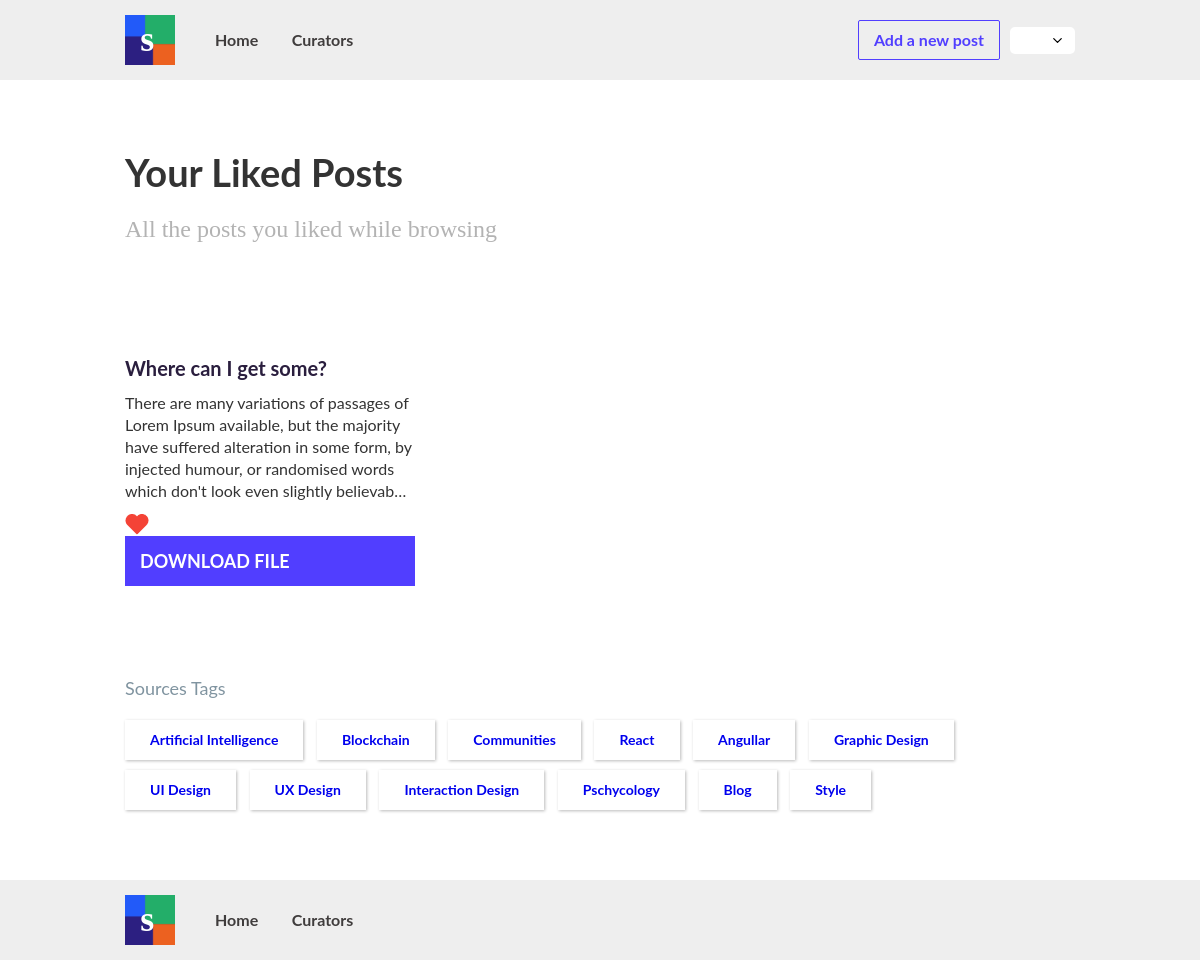
The app's page /liked-post/ (signed in), older data.
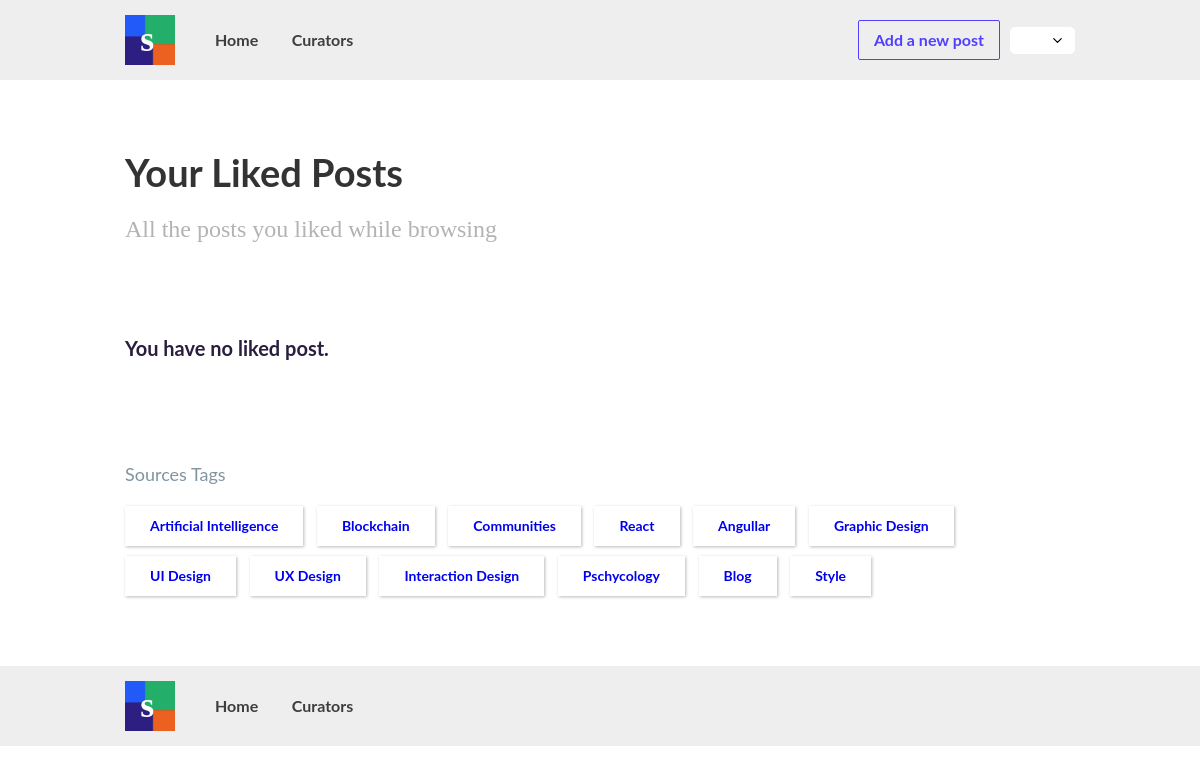
The same page, newer data.
### skillbook_app/models.py (models this page shows, shortened)
class Post(models.Model):
    category = models.ForeignKey(PostCategory, on_delete=models.CASCADE, related_name='posts')
    title = models.CharField(max_length=100)
    content = models.TextField()
    image = models.ImageField(upload_to='post_pics')
    file = models.FileField(upload_to='post_files')
    source_link = models.URLField(max_length=200)
    date_posted = models.DateTimeField(auto_now_add=True, auto_now=False)
    author = models.ForeignKey(Profile, on_delete=models.CASCADE, related_name='posts')
    liked = models.ManyToManyField(Profile, related_name='liked_posts', blank=True)

class PostCategory(models.Model):
    name = models.CharField(max_length=100)

### users/views.py (the view)
# urls.py: path('liked-post/', ProfileWiseLikedPostView.as_view(), name='liked_post'),
class ProfileWiseLikedPostView(LoginRequiredMixin, ListView):
    model = Post
    context_object_name = 'liked_post_list'
    template_name = 'posts/liked_post.html'
    def get_context_data(self, **kwargs):
        context = super().get_context_data(**kwargs)
        context['category_list'] = PostCategory.objects.all()
        return context
    def get_queryset(self):
        queryset = self.request.user.profile.liked_posts.all()
        return queryset

### templates/posts/liked_post.html (shortened to what this page needs)
{% extends 'base.html' %}
{% block content %}
{% load static %}
{% get_media_prefix as MEDIA_URL %}
  <div class="wrap">
    <div class="div-block">
      <h1 class="title">Your Liked Posts</h1>
      <h3 class="sub-head">
          All the posts you liked while browsing
      </h3>
    </div>
    <div class="collection">
    {% if liked_post_list %}
          {% for post in liked_post_list %}
              <div class="collection-item">
                <h2 class="post_title">{{ post.title }}<br></h2>
                <p class="post_desc">
                    {{ post.content|truncatechars:200 }}
                </p>
                <a href="{% url 'posts:remove_from_like' post.pk %}">
                      <img src="{% static 'images/heart.png' %}" alt="" class="like_icon">
                </a>
                <a class="submit-button-2 w-button" href="{{ post.file.url }}">Download File</a>
              </div>
          {% endfor %}
      {% else %}
          <div class="collection-item">
            <h2 class="post_title">You have no liked post.<br></h2>
          </div>
      {% endif %}
    </div>
    {% include 'sources_tags.html' %}
  </div>
{% endblock %}

### templates/sources_tags.html
<div class="tags-row">
  <h4 class="tag-title">Sources Tags<a href="https://spreadshare.co/tag/16944"><br></a></h4>
  <div class="tags-block">
    {% for category in category_list %}
    <a href="{% url 'posts:post_category' category.pk %}" class="tag_link_block w-inline-block">
      <div class="tag_text">{{ category.name }}</div>
    </a>
    {% endfor %}
  </div>
</div>

Row changes from the older to the newer data that the page shows:
removed Post: title "Where can I get some?", content "There are many variations of passages of Lorem Ipsum available, but the majority have suffered alteration in some form, by injected humour, or randomised words which don't look even slightly believab…"
Text that changed along with them:
text now shown: "You have no liked post."
